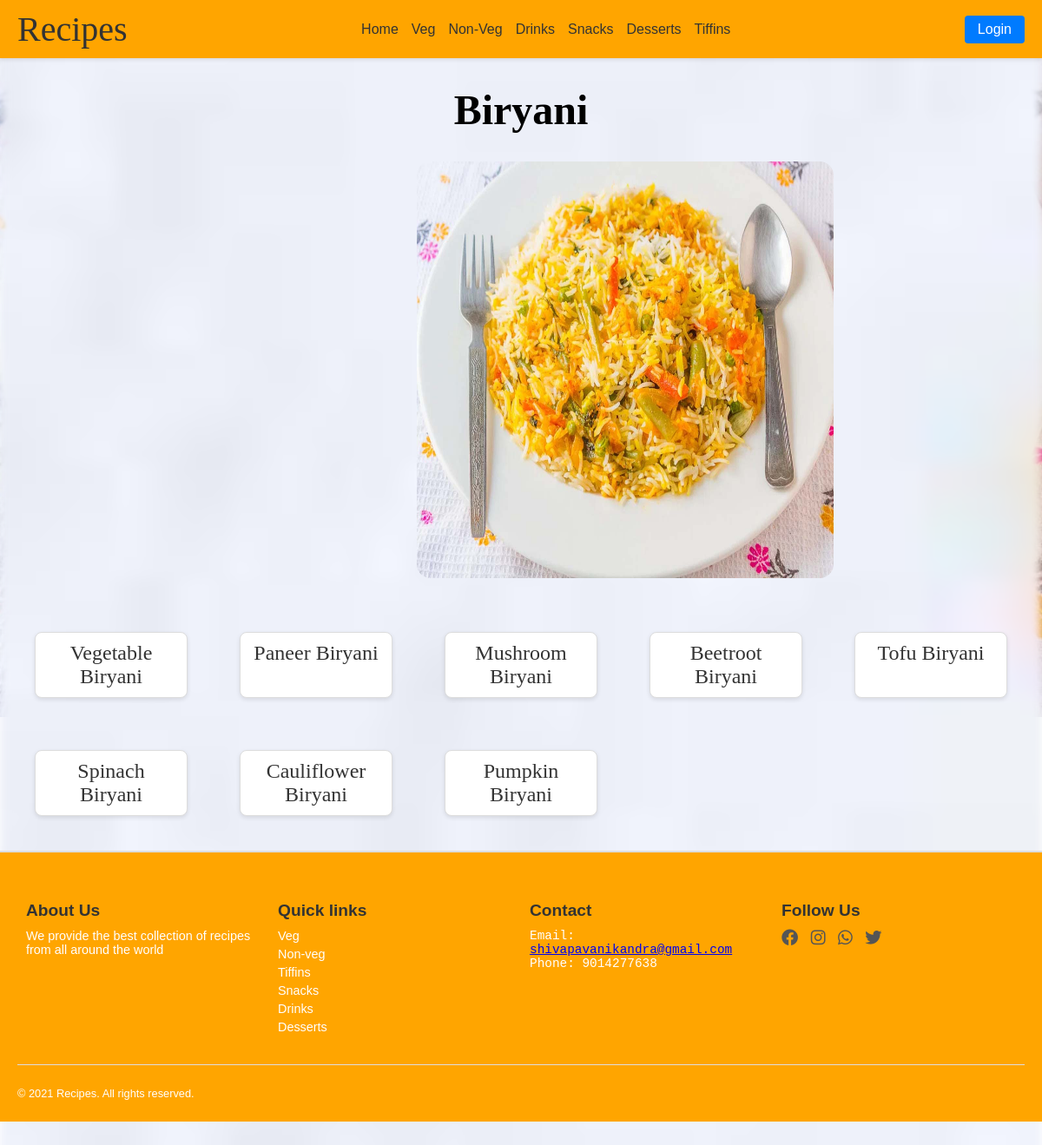
Screenshot of /veg/biryani/ with the database file from the repository.
### veg/models.py (models this page shows, shortened)
class biryani(models.Model):
    name = models.CharField(max_length=100)
    ingredients = models.TextField()
    recipe = models.TextField()
    image = models.ImageField(upload_to='images/')
    video=models.URLField(null=True,blank=True)

### veg/views.py (the view)
# urls.py: path('biryani/',views.Biryani,name='biryani'),
def Biryani(request):
    biryanis = biryani.objects.all()
    return render(request,'veg1/biryani.html',{'biryanis':biryanis})

### template/veg1/biryani.html (shortened to what this page needs)
<!DOCTYPE html>
<html lang="en">
<head>
    <link href="https://cdnjs.cloudflare.com/ajax/libs/font-awesome/6.0.0-beta3/css/all.min.css" rel="stylesheet">
<body>
    <nav>
        <div class="logo">Recipes</div>
        <div class="nav-links">
            <a href="{% url 'ourrecipe1:home' %}">Home</a>
            <div class="has-dropdown">
                <a href="{% url 'ourrecipe1:veg' %}">Veg</a>
            </div>
            <div class="has-dropdown">
                <a href="{% url 'ourrecipe1:nonveg' %}">Non-Veg</a>
            </div>
            <div class="has-dropdown">
                <a href="{% url 'ourrecipe1:drinks' %}">Drinks</a>
            </div>
            <div class="has-dropdown">
                <a href="{% url 'ourrecipe1:snacks' %}">Snacks</a>
            </div>
            <div class="has-dropdown">
                <a href="{% url 'ourrecipe1:dessert' %}">Desserts</a>
            </div>
            <div class="has-dropdown">
                <a href="{% url 'ourrecipe1:tiffins' %}">Tiffins</a>
            </div>
        </div>
        <div class="search-login">
            <button class="login-btn">Login</button>
        </div>
    </nav>
    <h1 id="head">Biryani</h1>
    <div><img src="../../static/images/vegbir.jpg" alt="" id="img1"></div><br>
    <div class="fastfood-container">{% for i in biryanis %}
    <a href="{% url 'veg:showbiryani' i.id %}" class="fastfood-item">{{i.name}}</a>
    {% endfor %}</div>
    <footer>
        <div class="footer-section">
        <h4>About Us</h4>
        <p>We provide the best collection of recipes from all
            around the world</p>
        </div>
        <div class="footer-section">
        <ul>
            <h4>Quick links</h4>
            <a href="{% url 'ourrecipe1:veg' %}" class="quick"><li>Veg</li></a>
            <a href="{% url 'ourrecipe1:nonveg' %}" class="quick"><li>Non-veg</li></a>
            <a href="{% url 'ourrecipe1:tiffins' %}" class="quick"><li>Tiffins</li></a>
            <a href="{% url 'ourrecipe1:snacks' %}" class="quick"><li>Snacks</li></a>
            <a href="{% url 'ourrecipe1:drinks' %}" class="quick"><li>Drinks</li></a>
            <a href="{% url 'ourrecipe1:dessert' %}" class="quick"><li>Desserts</li></a>
        </ul>
        </div>
        <div class="footer-section">
        <h4>Contact</h4>
        <pre>Email:
<a href="#">shivapavanikandra@gmail.com</a>
Phone: 9014277638
        </pre>
        </div>
        <div class="footer-section">
        <h4>Follow Us</h4>
        <a href="#"><i class="fa-brands fa-facebook"></i></a>
        <a href="#"><i class="fa-brands fa-instagram"></i></a>
        <a href="#"><i class="fa-brands fa-whatsapp"></i></a>
        <a href="#"><i class="fa-brands fa-twitter"></i></a>
        </div>
        <hr>
        <p id="f2">&copy; 2021 Recipes. All rights reserved.</p>
    </footer>
</body>
</html>

### template/veg1/biryani.html (style rules this page uses)
body { margin: 0; font-family: Arial, sans-serif; background-image: url(../../static/images/vegbir.jpg); background-repeat: no-repeat; background-size: cover; background-position: center; }
body::before { content: ""; position: absolute; top: 0vh; left: 0; right: 0; bottom: -80vh; background-image: inherit; background-size: inherit; background-repeat: inherit; filter: blur(6px); z-index: -1; }
#img1 { position: relative; z-index: 1; }
nav { display: flex; justify-content: space-between; align-items: center; background-color: orange; padding: 10px 20px; box-shadow: 0 2px 4px rgba(0, 0, 0, 0.1); }
.logo { font-size: 2.5rem; font-family: cursive; color: #333; }
.nav-links { display: flex; gap: 15px; }
.nav-links a { text-decoration: none; font-size: 1rem; color: #333; transition: color 0.3s; }
.has-dropdown { position: relative; }
.search-login { display: flex; gap: 10px; align-items: center; }
.login-btn { background-color: #007BFF; color: white; border: none; padding: 7px 15px; border-radius: 4px; font-size: 1rem; cursor: pointer; transition: background-color 0.3s; }
footer { display: flex; flex-wrap: wrap; justify-content: space-between; background-color: orange; padding: 20px; border-top: 2px solid #ddd; }
footer h4 { margin-bottom: 10px; font-size: 1.2rem; color: #333; }
footer p, pre { font-size: 0.9rem; color: white; margin: 5px 0; }
ul { list-style-type: none; padding: 0; margin: 0; }
ul a { text-decoration: none; color: white; font-size: 0.9rem; margin: 5px 0; display: block; }
footer a i { font-size: 1.2rem; color: #555; margin-right: 10px; transition: color 0.3s ease; }
footer hr { width: 100%; border: none; border-top: 1px solid #ddd; margin: 20px 0; }
#f2 { text-align: center; font-size: 0.8rem; color: white; }
.footer-section { flex: 1; min-width: 200px; margin: 10px; }
#img1 { width: 40%; height: 60vh; margin-left: 60vh; border-radius: 2vh; }
#head { font-size: 3rem; font-family: cursive; text-align: center; }
.fastfood-container { display: grid; grid-template-columns: repeat(auto-fit, minmax(150px, 1fr)); gap: 60px; padding: 40px; max-width: 1200px; margin: 0 auto; }
.fastfood-item { display: block; text-align: center; text-decoration: none; font-family: cursive; font-size: 1.5em; color: #333; background-color: #fff; padding: 10px 15px; border: 1px solid #ddd; border-radius: 8px; box-shadow: 0 2px 5px rgba(0, 0, 0, 0.1); transition: transform 0.2s, box-shadow 0.2s; }

### rows the page displays
biryani: name "Vegetable Biryani"
biryani: name "Paneer Biryani"
biryani: name "Mushroom Biryani"
biryani: name "Beetroot Biryani"
biryani: name "Tofu Biryani"
biryani: name "Spinach Biryani"
biryani: name "Cauliflower Biryani"
biryani: name "Pumpkin Biryani"
